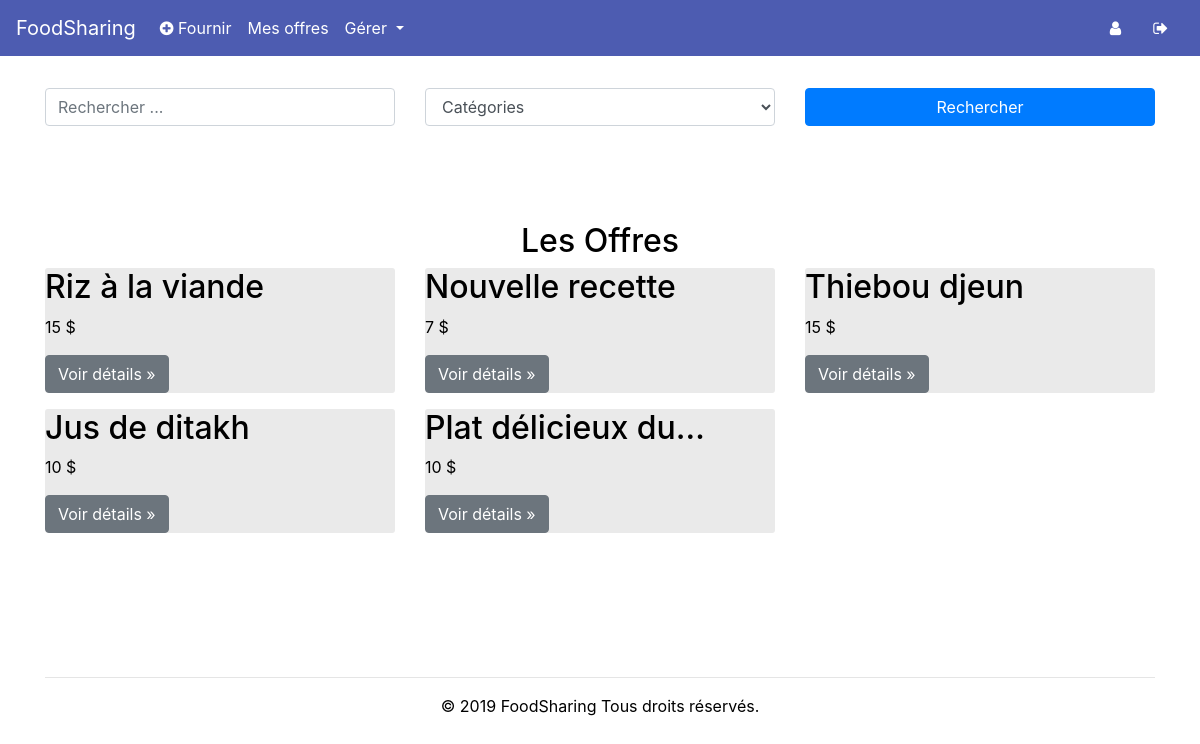
Screenshot of /accueil (signed in) with the database file from the repository.
### tables this page shows
CREATE TABLE Offers (
    offer_id INTEGER PRIMARY KEY,
    offer_categorie_id INTEGER,
    offer_user_id INTEGER,
    offer_title varchar(255) NOT NULL,
    offer_description varchar(255) NOT NULL,
    offer_price varchar(255) NOT NULL,
    FOREIGN KEY(offer_categorie_id) REFERENCES Categories(categorie_id),
    FOREIGN KEY(offer_user_id) REFERENCES regularsUsers(user_id)
);

### app.py (the view)
@app.route('/accueil')
def home_page():
    if session.get("id") is None:
        return redirect('/')
    else:
        db = Database()
        offers = db.get_all_offers()
        categories = db.get_categories()
        role = session.get("role")
        db.disconnect()
        return render_template('home.html', year=now, offers=offers, categories=categories, role=role[0])

### database.py (called while the page is built)
    def get_connection(self):
        if self.connection is None:
            try:
                self.connection = sqlite3.connect('database/users.db')
            except sqlite3.Error as error:
                print("Failed to insert Python variable into sqlite table", error)
        return self.connection

    def disconnect(self):
        if self.connection is not None:
            self.connection.close()

    def get_all_offers(self):
        connect = self.get_connection()
        cur = connect.cursor()
        cur.execute("SELECT * FROM Offers")
        result = cur.fetchall()
        if result is None:
            return None
        else:
            return result

    def get_categories(self):
        connect = self.get_connection()
        cur = connect.cursor()
        cur.execute("SELECT categorie_id, categorie_title FROM Categories ORDER BY categorie_title ASC")
        result = cur.fetchall()
        if result is None:
            return None
        else:
            return result

### templates/home.html (shortened to what this page needs)
<!DOCTYPE html>
 <html class="not-ie no-js" lang="fr">
    <head>
        <link href="https://stackpath.bootstrapcdn.com/bootstrap/4.3.1/css/bootstrap.min.css" rel="stylesheet">
        <link href="/static/css/HomeStyle.css" rel="stylesheet">
        <link rel="stylesheet" href="https://cdnjs.cloudflare.com/ajax/libs/font-awesome/4.7.0/css/font-awesome.min.css">
    </head>
    <body>
            <nav class="navbar navbar-expand-lg navbar-light" style="background-color:#4d5cb1;">
                  <a class="navbar-brand" href="/" style="color:white!important;">FoodSharing</a>
                <div class="collapse navbar-collapse" id="navbarText">
                <ul class="navbar-nav mr-auto">
                  <li class="nav-item">
                    <a class="nav-link" href="/add_offer" style="color:white!important;"><i class="fa fa-plus-circle" aria-hidden="true"></i> Fournir</a>
                  </li>
                  <li class="nav-item">
                    <a class="nav-link" href="/my_offers" style="color:white!important;">Mes offres</a>
                  </li>
                    {%  if role == 'Administrateur' %}
                        <li class="nav-item">
                            <div class="dropdown show">
                                <a class="nav-link dropdown-toggle" style="color:white!important;" href="#" role="button" id="dropdownMenuLink" data-toggle="dropdown" aria-haspopup="true" aria-expanded="false">
                                    Gérer
                                </a>
                            </div>
                        </li>
                    {% endif %}
                </ul>
                <a class="nav-link" href="/profile" style="color:white!important;"><i class="fa fa-user" aria-hidden="true"></i></a>
                <a class="nav-link" href="/disconnect" style="color:white!important;"><i class="fa fa-sign-out" aria-hidden="true"></i></a>
              </div>
            </nav>
            <div class="container">
                <form style="padding-top: 2rem;" action="/search_results" method="get">
                    <div class="row">
                        <div class="col-md-4">
                          <input class="form-control" name="search_value" type="text" placeholder="Rechercher ..." aria-label="Search">
                        </div>
                        <div class="col-md-4">
                            <select class="form-control" name="categorie">
                                <option value="-1">Catégories</option>
                            </select>
                        </div>
                        <div class="col-md-4">
                          <button class="btn btn-primary btn-block search">Rechercher</button>
                        </div>
                    </div>
                </form>
                <div class="row">
                    <div class="col-md-12"><h2 class="text-center" style="
                        padding-top: 6rem;
                        ">Les Offres</h2></div>
                </div>
                <div class="row">
                    {% if offers is defined %}
                        {% for offer_info in offers %}
                            <div class="col-md-4" style="/*margin-right: 3px;*/">
                            <article class="offer_container">
                              <h2 class="offer_title" title="{{ offer_info[3] }}">{{ offer_info[3] }}</h2>
                              <p> {{ offer_info[5] }} $</p>
                              <p><a class="btn btn-secondary" href="/offer/{{ offer_info[0] }}" role="button">Voir détails &raquo;</a></p>
                            </article>
                            </div>
                        {% endfor %}
                    {% else %}
                        <div class="col-md-12"><h3 class="text-center" style="color:yellowgreen">Il n'y a pas d'annonces présentement</h3></div>
                    {% endif %}
                </div>
				<div class="text-center footer">
                    <hr/>
		            <p>© {{ year }} FoodSharing Tous droits réservés.</p>
		        </div>
			</div>
    </body>

### static/css/HomeStyle.css (style rules this page uses)
body { background-color: #ffffff; color: black; }
.offer_title { overflow: hidden; text-overflow: ellipsis; display: -webkit-box; -webkit-box-orient: vertical; -webkit-line-clamp: 1; }
.offer_container { background: #eaeaea; color: black; border-radius: 3px; }
.footer { margin-top:8rem; color:black; }

### rows the page displays
Offers: offer_title "Riz à la viande", offer_price "15"
Offers: offer_title "Nouvelle recette", offer_price "7"
Offers: offer_title "Thiebou djeun", offer_price "15"
Offers: offer_title "Jus de ditakh", offer_price "10"
Offers: offer_title "Plat délicieux…", offer_price "10"

### other values shown
{{ year }} "2019"
